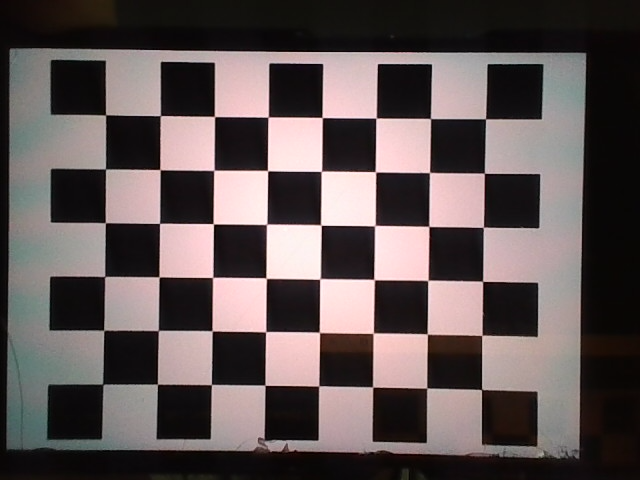
#> input picture Visual-Odometry-main/live/Calibration/images/img0.png, 640 x 480 px; its folder holds 5 pictures in this run
$ python cameraCalibration.py
#> lines starting #> are read from the running program, lines starting #| are printed output that depends on the picture; after the words box and inside, x2 and y2 are one past the last pixel; in counts of white or black regions, pixels touching at a corner belong together
import numpy as np
import cv2 as cv
import glob


################ FIND CHESSBOARD CORNERS - OBJECT POINTS AND IMAGE POINTS #############################

chessboardSize = (8,6)
frameSize = (640,480)


# termination criteria
criteria = (cv.TERM_CRITERIA_EPS + cv.TERM_CRITERIA_MAX_ITER, 30, 0.001)


# prepare object points, like (0,0,0), (1,0,0), (2,0,0) ....,(6,5,0)
objp = np.zeros((chessboardSize[0] * chessboardSize[1], 3), np.float32)
objp[:,:2] = np.mgrid[0:chessboardSize[0],0:chessboardSize[1]].T.reshape(-1,2)

size_of_chessboard_squares_mm = 25
objp = objp * size_of_chessboard_squares_mm


# Arrays to store object points and image points from all the images.
objpoints = [] # 3d point in real world space
imgpoints = [] # 2d points in image plane.


images = glob.glob('C:/ipcv_project/Calibration/images/*.png')
print(f"Total images found: {len(images)}")

for image in images:
    img = cv.imread(image)
#> img is the input picture: shape (480, 640, 3); mean B, G, R 84.9, 85.2, 95.8
    if img is None:
        print(f"Failed to load {image}")
        continue
    gray = cv.cvtColor(img, cv.COLOR_BGR2GRAY)
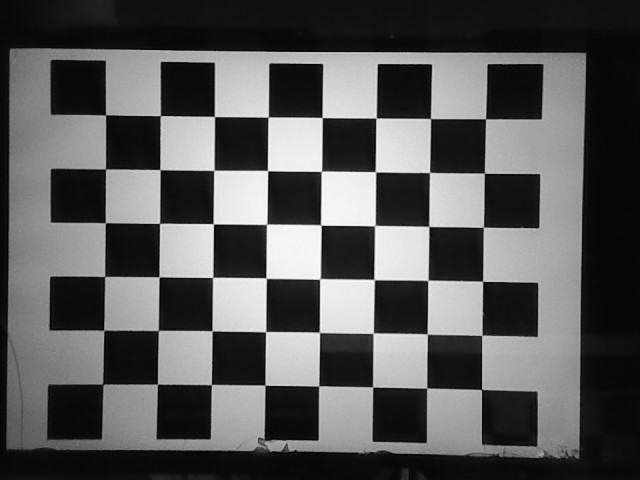
#> gray: shape (480, 640); min 0, max 251, mean 88.3

    ret, corners = cv.findChessboardCorners(gray, chessboardSize, None)
#> ret = True; corners = 48 rows, first 8: [105.6, 115], [160.5, 115.6], [214.5, 116.5], [268, 117.2], [322.1, 117.6], [376.2, 118.1], [430.4, 118.5], [485.5, 118.8]
    print(f"Image {image}: Chessboard corners found? {ret}")
#| Image Visual-Odometry-main/live/Calibration/images/img0.png: Chessboard corners found? True

    if ret:
        objpoints.append(objp)
        corners2 = cv.cornerSubPix(gray, corners, (11,11), (-1,-1), criteria)
#> corners2 = 48 rows, first 8: [105.5, 114.9], [160.3, 115.7], [214.4, 116.5], [268.2, 117.1], [322.2, 117.5], [376.1, 118], [430.5, 118.5], [485.6, 118.8]
        imgpoints.append(corners2)

        # Visualize the corners
        cv.drawChessboardCorners(img, chessboardSize, corners2, ret)
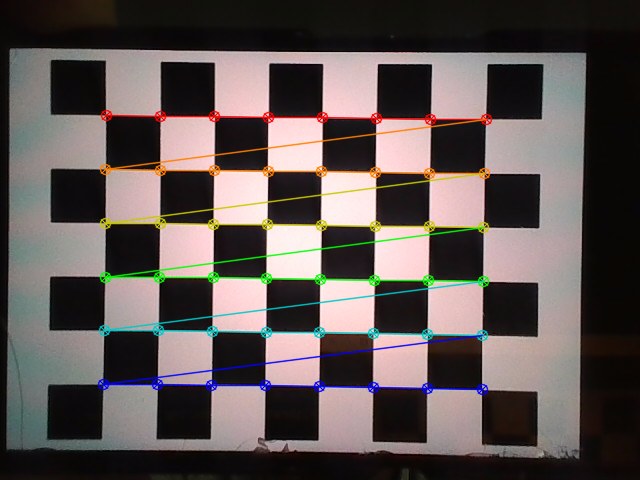
#> img: shape (480, 640, 3); 5.32% of pixels changed, all inside (x1, y1, x2, y2) = (97, 109, 493, 396)
        cv.imshow('img', img)
        cv.waitKey(500)
#> pass 2 of the loop `for image in images:`:
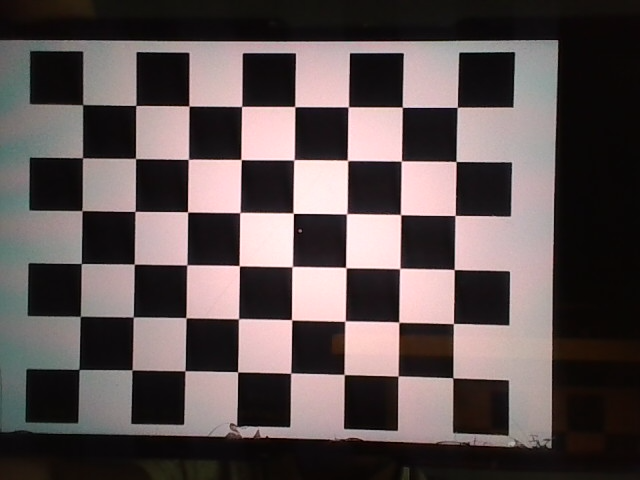
#> input picture Visual-Odometry-main/live/Calibration/images/img1.png, 640 x 480 px
#> img is the input picture: shape (480, 640, 3); mean B, G, R 81, 81.3, 92.1
#> `gray = cv.cvtColor(img, cv.COLOR_BGR2GRAY)`:
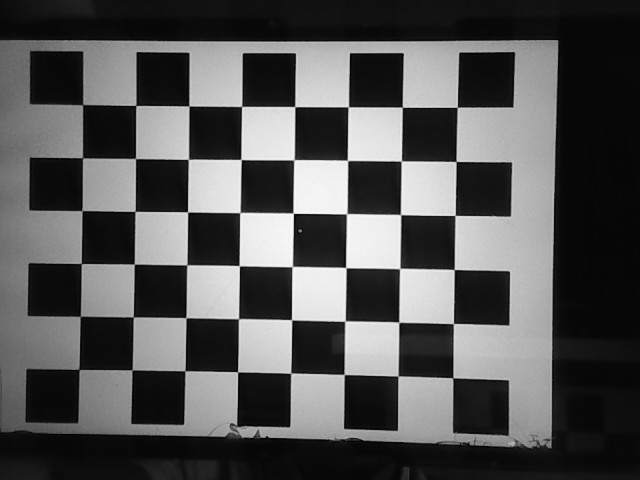
#> gray: shape (480, 640); min 0, max 250, mean 84.5
#> corners = 48 rows, first 8: [84, 107], [135.7, 105.5], [189, 106.1], [241.6, 106.4], [294.7, 106.6], [348.2, 107], [402.4, 107.3], [457.3, 107.4]
#| Image Visual-Odometry-main/live/Calibration/images/img1.png: Chessboard corners found? True
#> corners2 = 48 rows, first 8: [82.63, 104.6], [135.8, 105.5], [188.9, 106], [241.6, 106.5], [294.7, 106.6], [348.3, 106.8], [402.3, 107.2], [457.3, 107.3]
#> `cv.drawChessboardCorners(img, chessboardSize, corners2, ret)`:
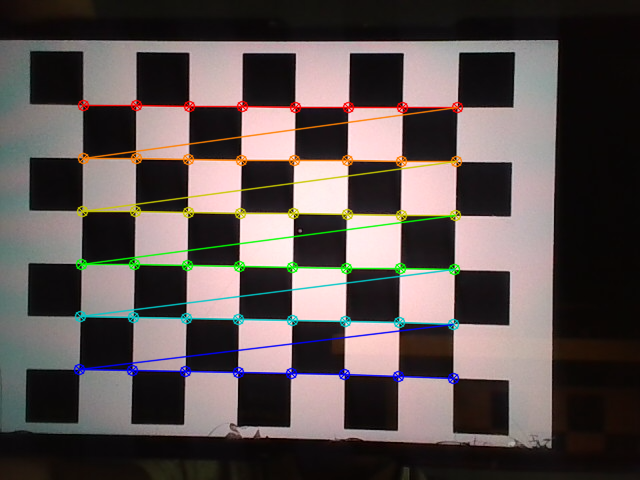
#> img: shape (480, 640, 3); 5.26% of pixels changed, all inside (x1, y1, x2, y2) = (73, 99, 464, 385)
#> pass 3 of the loop `for image in images:`:
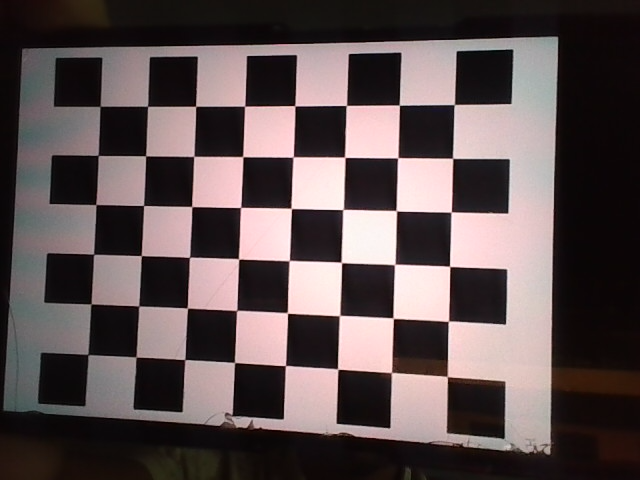
#> input picture Visual-Odometry-main/live/Calibration/images/img10.png, 640 x 480 px
#> img is the input picture: shape (480, 640, 3); mean B, G, R 80.8, 80.5, 93
#> `gray = cv.cvtColor(img, cv.COLOR_BGR2GRAY)`:
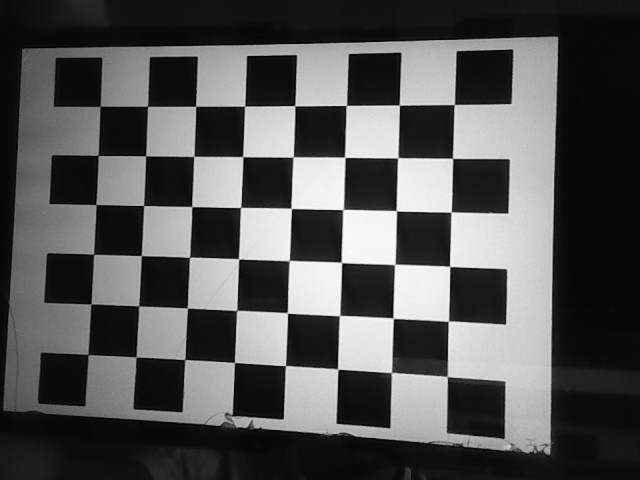
#> gray: shape (480, 640); min 0, max 251, mean 84.3
#> corners = 48 rows, first 8: [99.71, 105.8], [148.2, 105.9], [195.8, 106.5], [244.7, 106.2], [295.1, 106.4], [346.5, 105.5], [399.6, 105.2], [454.4, 104.5]
#| Image Visual-Odometry-main/live/Calibration/images/img10.png: Chessboard corners found? True
#> corners2 = 48 rows, first 8: [100.1, 106.3], [147.6, 106.3], [195.6, 106.3], [244.6, 106.2], [294.8, 105.7], [346.4, 105.4], [399.3, 105.1], [454.3, 104.5]
#> `cv.drawChessboardCorners(img, chessboardSize, corners2, ret)`:
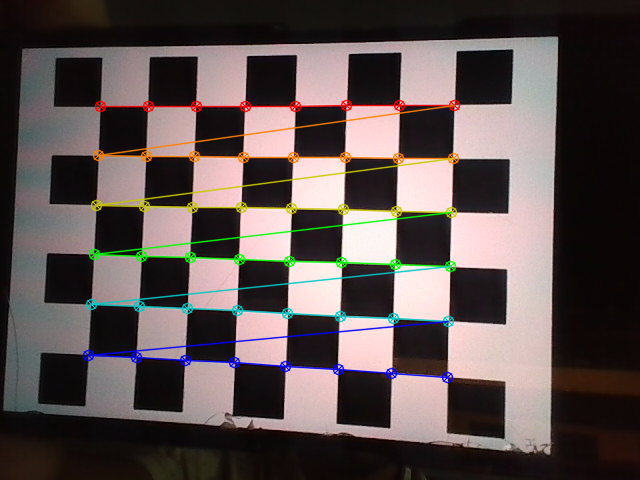
#> img: shape (480, 640, 3); 5.09% of pixels changed, all inside (x1, y1, x2, y2) = (82, 99, 461, 384)
#> the loop made 5 passes; the first 3 are shown

cv.destroyAllWindows()

if len(objpoints) == 0 or len(imgpoints) == 0:
    print("No valid chessboard corners detected. Exiting.")
else:
    # Proceed with calibration if corners were found
    ret, cameraMatrix, dist, rvecs, tvecs = cv.calibrateCamera(objpoints, imgpoints, frameSize, None, None)


############## CALIBRATION #######################################################

ret, cameraMatrix, dist, rvecs, tvecs = cv.calibrateCamera(objpoints, imgpoints, frameSize, None, None)

with open('intrinsic.npy', 'wb') as f:
    np.save(f, cameraMatrix)


############## UNDISTORTION #####################################################

print(cameraMatrix)

img = cv.imread('C:/ipcv_project/Calibration/images/img0.png')
h,  w = img.shape[:2]
#> h = 480; w = 640
newCameraMatrix, roi = cv.getOptimalNewCameraMatrix(cameraMatrix, dist, (w,h), 1, (w,h))

print(newCameraMatrix)

with open('intrinsicNew.npy', 'wb') as f:
    np.save(f, newCameraMatrix)


# Undistort
dst = cv.undistort(img, cameraMatrix, dist, None, newCameraMatrix)

# crop the image
x, y, w, h = roi
dst = dst[y:y+h, x:x+w]
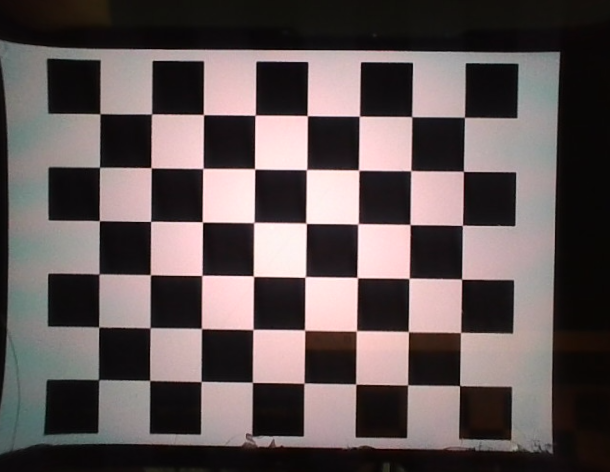
#> dst: shape (472, 610, 3); mean B, G, R 85.9, 86.2, 96.8
cv.imwrite('caliResult1.png', dst)


# Undistort with Remapping
mapx, mapy = cv.initUndistortRectifyMap(cameraMatrix, dist, None, newCameraMatrix, (w,h), 5)
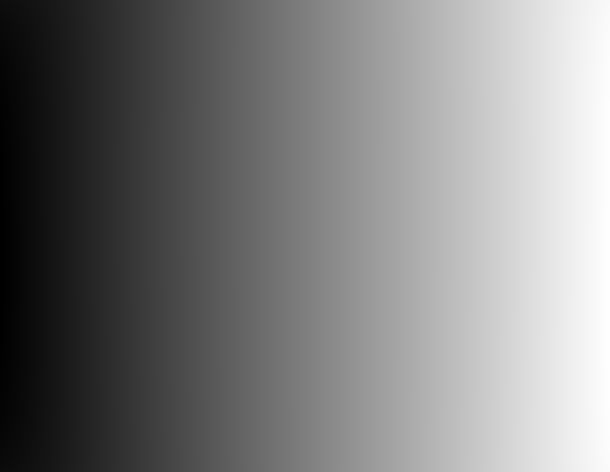
#> mapx: shape (472, 610) float32; min -15.5, max 621.6, mean 301.8; drawn with min black and max white
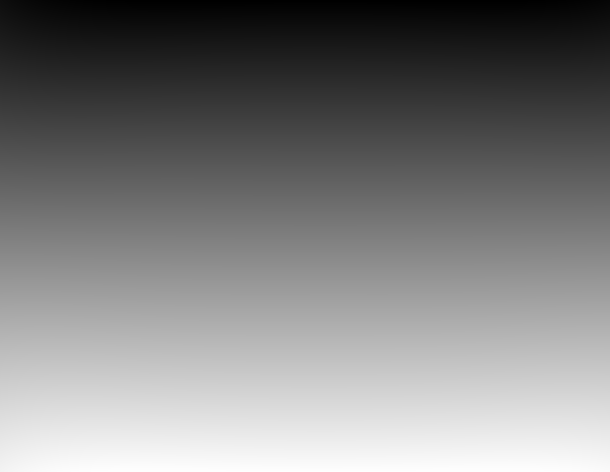
#> mapy: shape (472, 610) float32; min -3.1, max 474.9, mean 235; drawn with min black and max white
dst = cv.remap(img, mapx, mapy, cv.INTER_LINEAR)
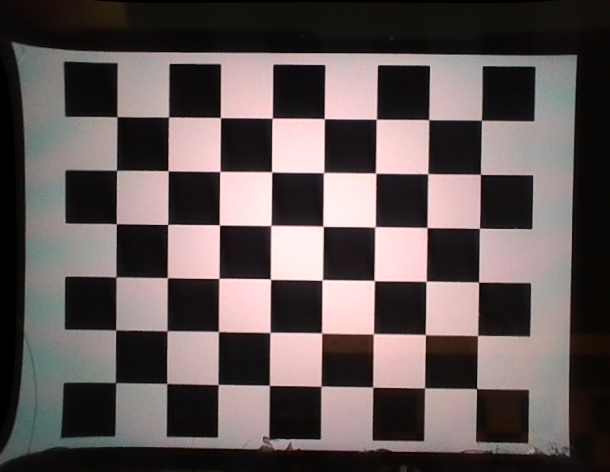
#> dst: shape (472, 610, 3); mean B, G, R 85.9, 86.2, 96.7

# crop the image
x, y, w, h = roi
dst = dst[y:y+h, x:x+w]
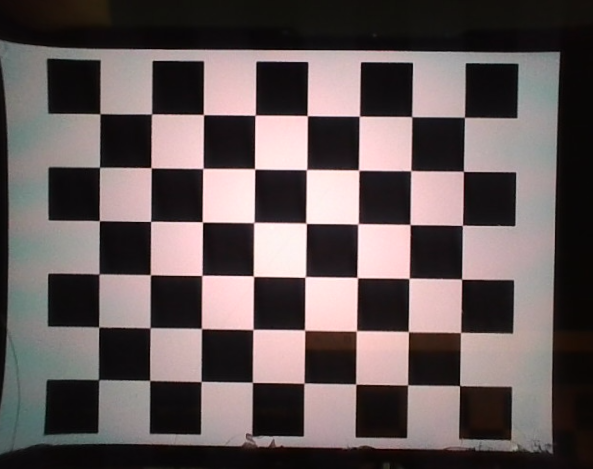
#> dst: shape (469, 593, 3); mean B, G, R 88.7, 88.9, 99.8
cv.imwrite('caliResult2.png', dst)


# Reprojection Error
mean_error = 0

for i in range(len(objpoints)):
    imgpoints2, _ = cv.projectPoints(objpoints[i], rvecs[i], tvecs[i], cameraMatrix, dist)
    error = cv.norm(imgpoints[i], imgpoints2, cv.NORM_L2)/len(imgpoints2)
    mean_error += error

print( "total error: {}".format(mean_error/len(objpoints)) )
